Frame 1 (no input): blank canvas, image omitted
Frame 60 (the mouse pressed at the canvas centre just before this capture): blank canvas, image omitted
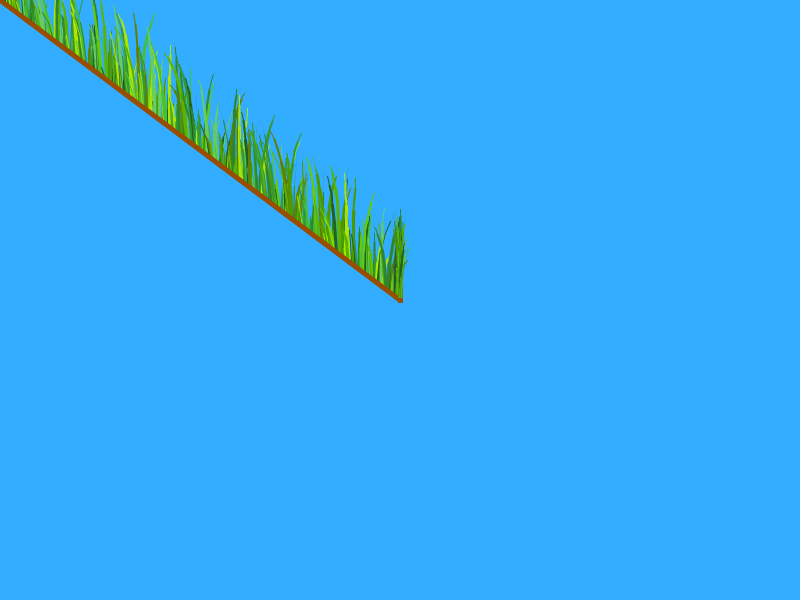
Frame 120 (the mouse held since frame 60 and released just before this capture)

The Processing sketch whose frames 1 and 60 were blank and that drew this single picture after the mouse press (run headless with seeded random() and noise(); from frame 60 on, the mouse is pressed at the canvas centre):

// Processing sketch: HerbeLine
// ── HerbeLine.pde
long currentTime;
long previousTime = 0;
long delta = 0;
float tx = 0;

 boolean mouseisclicked = false;

//GrassLine grass;

ArrayList<GrassLine> mnt = new ArrayList();

void setup(){
  size(800,600);
  //this.grass =new GrassLine(new PVector(10,100),new PVector(600,250));
}


void draw(){
  currentTime = millis();
  delta = currentTime - previousTime ;
  update(delta);
  display();
  previousTime = currentTime;
}

void update(long delta){
  if(mouseisclicked){
    this.mnt.add(new GrassLine(new PVector(pmouseX,pmouseY),new PVector(mouseX,mouseY)));
  }
  //println(mnt.size());
  if(mnt.size() > 100){
    mnt.remove(0);
  }
}

void display(){
  background(51, 173, 255); 
  //grass.display(0,0);
  for(GrassLine morc : this.mnt){
    morc.display(0,0);
  }

}

void mousePressed(){
   mouseisclicked = true;   
}
  
void mouseReleased(){
  mouseisclicked = false;
}
// ── Blade.pde
class Blade {
  //atributs
  float d = (int)random(-50,-10);
  PVector ancre ;
  int taille = (int)random(2,10);
  color couleur ;
  int detailLevel = 1;
  //variables
  int i ;

  //constructeur par defaut
  Blade(PVector ancre){
    this.ancre = ancre;
    int r =  ((int)random(1,11));
    switch(r){
    case 1 : this.couleur = color(102,204,0);
             break;
    case 2 : this.couleur = color(77, 153, 0);
             break;
    case 3 : this.couleur = color(64, 191, 64);
             break;
    case 4 : this.couleur = color(32, 96, 32);
             break;
    case 5 : this.couleur = color(172, 230, 0);
             break;
    case 6 : this.couleur = color(96, 128, 0);
             break;
    case 7 : this.couleur = color(89, 179, 0);
             break;
    case 8 : this.couleur = color(45, 134, 45);
             break;
    case 9 : this.couleur = color(51, 153, 51);
             break;
    case 10 : this.couleur = color(102, 204, 102);
             break;
    default : this.couleur = color(102,204,0);
    
    }
    
  }
  
  // constructeur avec paramètre
  Blade(PVector ancre, int NbBouts, float dimension, color couleur){
    this.ancre = ancre;
    this.d = dimension;
    this.taille = NbBouts;
    this.couleur = couleur;

  }
  //modifications des attributs
  void update(PVector ancre, int NbBouts, float dimension, color couleur){
    this.ancre = ancre;
    this.d = dimension;
    this.taille = NbBouts;
    this.couleur = couleur;
  }
  
  void updateAncre(PVector ancre){
    this.ancre = ancre;
  }
  
  void updateNbBouts(int NbBouts){
    this.taille = NbBouts;
  }
  
  void updateDimension(float dimension){
    this.d = dimension;
  }
  
  void updateCouleur(color couleur){
    this.couleur = couleur;
  }
  
  void updateDetailLevel(int level){
    this.detailLevel = level;
  }
  
  //affiche le brin dans la fenetre grace aux attributs
  // coef est comprit entre -100 et 100
  void display(float coef){
    i = this.taille;
    stroke(this.couleur);
    dessineBout(this.ancre.x, this.ancre.y,d, this.taille,coef);   
    i = this.taille;
  }
  
  //permet de dessiner chaque morceau du brin recursivement
  void dessineBout(float x, float y,  float dim, int taille,float coef){

    i--;
    strokeWeight(i/detailLevel); 
    
    pushMatrix();
    translate (x, y);
    rotate(((PI/2)/taille)/100*coef);
    line(0,0,0,dim*2/3);
    if(i>0){
      dessineBout(0,dim*2/3, dim*2/3,taille,coef);
    }
    popMatrix();
  }
  
}
// ── GrassLine.pde
class GrassLine {
  
  ArrayList<Blade> grass;
  float tx = 0;
  PVector pos1 ;
  PVector pos2 ;
  
  GrassLine(PVector pos1 , PVector pos2){
    this.pos1 = pos1;
    this.pos2 = pos2;
    grass =new ArrayList<Blade>();
    
    boolean isRight = this.pos1.x <= this.pos2.x;
    
    for(int i = (int) (isRight ? pos1.x : pos2.x); i <= (int)(isRight ? pos2.x : pos1.x);i++){
      grass.add(new Blade(new PVector(i,((this.pos1.x <= this.pos2.x) ? this.pos1.y : this.pos2.y ))));
    }
    float ecart = (this.pos2.y - this.pos1.y) / grass.size();
    for(int j = 0; j < grass.size(); j++){
      grass.get(j).ancre.y = (isRight? this.pos1.y + (int)(ecart * j) : this.pos2.y - (int)(ecart * j) );
      println(ecart);
    }
    
  }
  
  void display(float vitesseX,float vitesseY){
    tx += 0.01;
    for(int j = 0; j< grass.size(); j++){
      float n = noise(tx+j/2);
      float x = map(n,0,1,-100,100);
      
      grass.get(j).updateDetailLevel(2);
      grass.get(j).display(x);
    }
    stroke(153, 77, 0);
    strokeWeight(5);
    line(this.pos1.x,this.pos1.y,this.pos2.x,this.pos2.y);
  }
}
